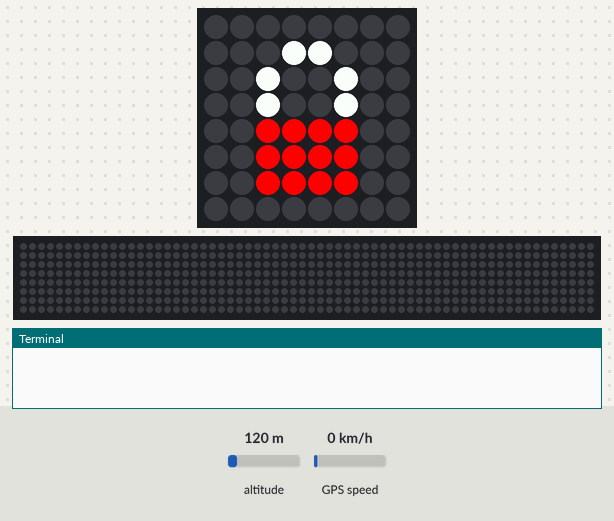
Bench run of a program on a simulated Raspberry Pi (BCM pin numbers) with a Sense HAT. Parts: the Sense HAT's 8×8 RGB LED matrix, a strip that is not on the board, showing the scrolling text unrolled, the last lines printed to the terminal. The test bench sets the inputs (shaded band); at power-on: altitude 120 m, GPS speed 0 km/h. Dim RGB values are drawn brighter than linear; files the program writes start out absent; the GPS gets a fix after 3 s at 37.7749, -122.4194 with 8 satellites; the 64×8 strip is a reading aid, not a part: it shows the text the matrix is scrolling, unrolled, one strip-width of it at a time; threads take turns every 2 ms.

Above: at 0.1 s.
At 2.08 s:
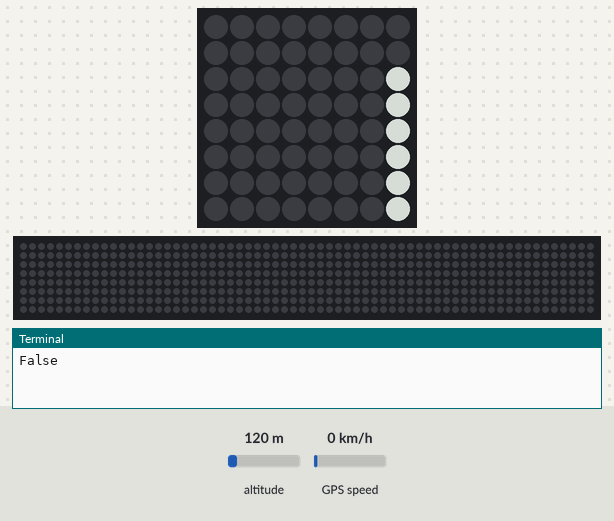
At 2.79 s:
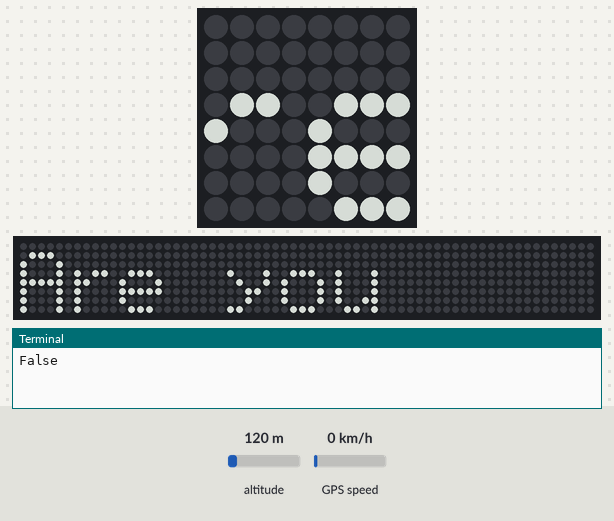
At 3.55 s:
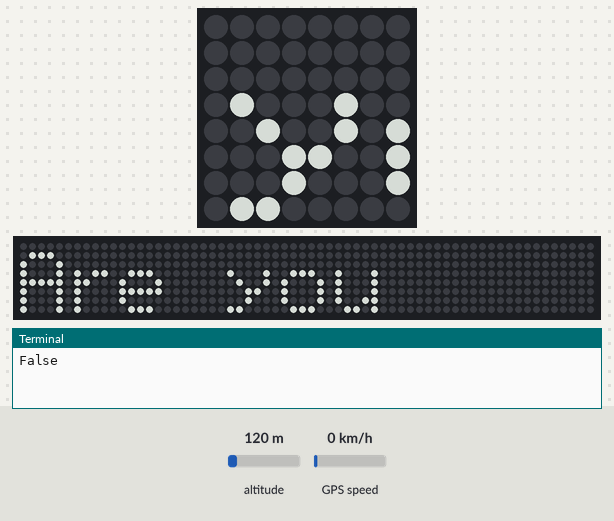
At 5.27 s:
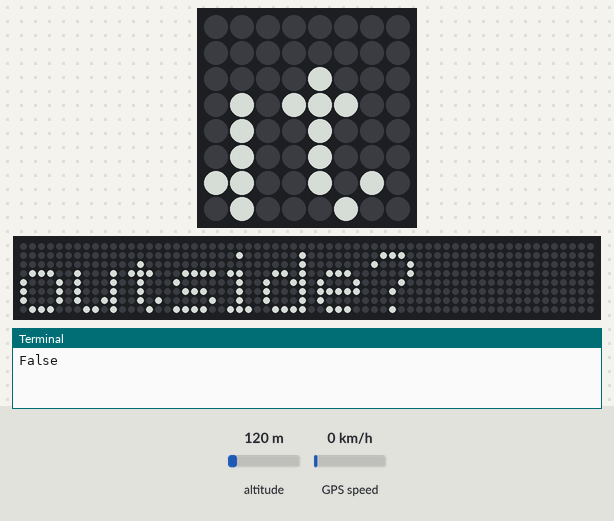
At 7.05 s:
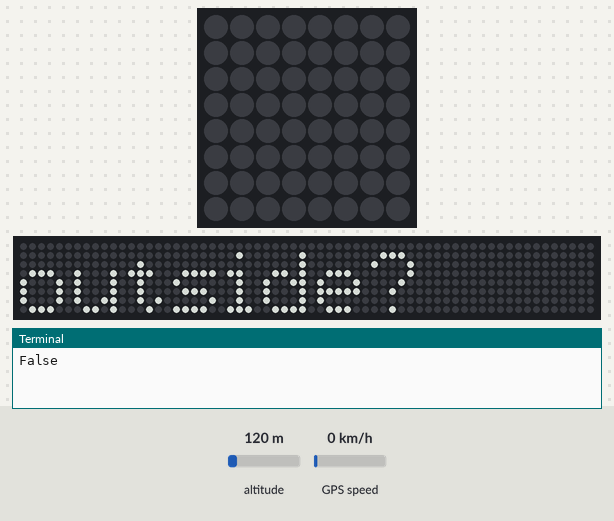

The program:

puzzle_box_location_v1.py
```python
##### Libraries #####
from sense_hat import SenseHat
from time import sleep
from random import choice
from piGPS import GPS

##### Functions #####

##### Pixel Art #####
r = (255, 0, 0)
g = (0, 255, 0)
w = (255, 255, 255)
e = (0, 0, 0)

locked = [e,e,e,e,e,e,e,e,e,e,e,w,w,e,e,e,e,e,w,e,e,w,e,e,e,e,w,e,e,w,e,e,e,e,r,r,r,r,e,e,e,e,r,r,r,r,e,e,e,e,r,r,r,r,e,e,e,e,e,e,e,e,e,e]

unlocked = [e,e,e,e,e,e,e,e,e,e,e,e,e,w,w,e,e,e,e,e,w,e,e,w,e,e,e,e,w,e,e,w,e,e,g,g,g,g,e,e,e,e,g,g,g,g,e,e,e,e,g,g,g,g,e,e,e,e,e,e,e,e,e,e]

tick = [e,e,e,e,e,e,e,g,e,e,e,e,e,e,g,g,e,e,e,e,e,g,g,e,e,e,e,e,g,g,e,e,g,g,e,g,g,e,e,e,e,g,g,g,e,e,e,e,e,e,g,e,e,e,e,e,e,e,e,e,e,e,e,e]


##### Main Program #####
sense = SenseHat()
sense.set_pixels(locked)
sleep(2)

##### Locks #####

## Temperature Lock ##
gps = GPS()
targets = [
    [52.220370, 0.111730],
    [52.189315, 0.176366]
]


for target in targets:
    distance = 999999

    while distance > 0.01:
        if gps.sat < 4:
            sense.show_message("Are you outside?",scroll_speed=0.05,text_colour=(150,150,150))

##### Unlocked #####
sense.set_pixels(unlocked)
sleep(2)
sense.show_message("This is a secret message",scroll_speed=0.05,text_colour=(255,0,0))
```

piGPS.py
```python
import threading
import serial
from time import sleep,strftime
import re
from math import sin,cos,radians,degrees,log,tan,pi,atan2,asin,sqrt

class GPS(object):

    def __init__(self, **kwargs):
        self._log = kwargs.get('log',False)
        self._logfile = kwargs.get('logfile','')
        print(self._log,self._logfile)

        try:
            self.datastream = serial.Serial("/dev/ttyAMA0", 9600, timeout=0.5)
        except:
            print("failed to write to serial port")
        self._gpsData = [0,0,0,0,0,0]

        thread = threading.Thread(target=self.run, args=())
        thread.daemon = True                            # Daemonize thread
        thread.start()                                  # Start the execution

    @property
    def gpsData(self):
        return self._gpsData

    @gpsData.setter
    def gpsData(self,gpsData):
        self._gpsData = gpsData

    @property
    def fix(self):
        if int(self._gpsData[5]) == 0:
            return False
        else:
            return True

    @property
    def time(self):
        return self.gpsData[0]
    @property
    def lat(self):
        return float(self.gpsData[1])
    @property
    def lon(self):
        return float(self.gpsData[2])
    @property
    def alt(self):
        return float(self.gpsData[3])
    @property
    def sat(self):
        return int(self.gpsData[4])

    def distanceToTarget(self,target):
        if self.sat > 4:
            # convert decimal degrees to radians
            lat1,lon1,lat2,lon2 = map(radians, [self.lat, self.lon, target[0],target[1]])

            # haversine formula
            dlon = lon2 - lon1
            dlat = lat2 - lat1
            a = sin(dlat/2)**2 + cos(lat1) * cos(lat2) * sin(dlon/2)**2
            c = 2 * asin(sqrt(a))
            r = 6371 # Radius of earth in kilometers. Use 3956 for miles
            return c * r
        else:
            return None

    def checksum(self,sentence):
        sentence = sentence.rstrip('\n').lstrip('$')
        try:
            data,cs1 = re.split('\*', sentence)
        except ValueError:
            with open("gpsLog",'a') as f:
                pass
                #print(sentence)
                #f.write(",".join(str(value) for value in [self.time,sentence]+ "\n"))

            return False

        cs2 = 0
        for c in data:
            cs2 ^= ord(c)

        if int(cs1,16)==cs2:
            return True
        else:
            return False

    def nmeaToDec(self,dm,dir):
        if not dm or dm == '':
            return 0.
        match = re.match(r'^(\d+)(\d\d\.\d+)$', dm)
        if match:
            d, m = match.groups()
        if dir == "W":
            sign = -1
        else:
            sign = 1
        return (float(d) + float(m) / 60)*sign


    def parseGGA(self,ggaString):
        rawList = ggaString.split(",")
        time = rawList[1][0:2]+":"+rawList[1][2:4]+":"+rawList[1][4:6]
        gpsList = [time,self.nmeaToDec(rawList[2],rawList[3]),self.nmeaToDec(rawList[4],rawList[5]),rawList[9],rawList[7],rawList[6]]

        return gpsList

    def logdata(self):
        if self._logfile == '':
            self._logfile = 'gpsLog-%s-%s.csv' % (strftime("%d-%m-%Y"),self.time)
        with open(self._logfile,'a') as f:
            f.write(",".join(str(value) for value in self.gpsData)+ "\n")


    def run(self):
        with open("gpsLog",'a') as f:
            f.write("\n")

        while True:
            # Do something
            byteSentence = self.datastream.readline()
            try:
                nmeaSentence = byteSentence.decode("utf-8")
            except:
                nmeaSentence = byteSentence

            if nmeaSentence[3:6] == "GGA":
                if self.checksum(nmeaSentence):
                    self.gpsData = self.parseGGA(nmeaSentence)
                    if self._log and self.fix:
                        self.logdata()
                    with open("gpsLog",'a') as f:
                        f.write(nmeaSentence + "\n")
                        f.write(str(self.gpsData) + "\n")

            sleep(0.1)

if __name__ == '__main__':
    gps = GPS()
    while True:
        print(gps.gpsData)
        sleep(1)
```
